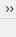
<?xml version="1.0" encoding="UTF-8"?>
<ui version="4.0">
 <class>MainWindow</class>
 <widget class="QMainWindow" name="MainWindow">
  <property name="geometry">
   <rect>
    <x>0</x>
    <y>0</y>
    <width>16</width>
    <height>37</height>
   </rect>
  </property>
  <property name="windowTitle">
   <string>Gomoku - Blue vs Red</string>
  </property>
  <property name="fixedSize" stdset="0">
   <size>
    <width>400</width>
    <height>465</height>
   </size>
  </property>
  <widget class="QWidget" name="centralWidget">
   <widget class="QLabel" name="fieldLabel">
    <property name="geometry">
     <rect>
      <x>12</x>
      <y>55</y>
      <width>375</width>
      <height>375</height>
     </rect>
    </property>
    <property name="text">
     <string/>
    </property>
   </widget>
   <widget class="QLabel" name="statusLabel">
    <property name="geometry">
     <rect>
      <x>0</x>
      <y>0</y>
      <width>400</width>
      <height>40</height>
     </rect>
    </property>
    <property name="styleSheet">
     <string>
      font-size: 20pt;
      qproperty-alignment: AlignCenter;
     </string>
    </property>
    <property name="text">
     <string/>
    </property>
   </widget>
  </widget>
  <widget class="QMenuBar" name="menuBar">
   <property name="geometry">
    <rect>
     <x>0</x>
     <y>0</y>
     <width>16</width>
     <height>21</height>
    </rect>
   </property>
   <widget class="QMenu" name="menuFile">
    <property name="title">
     <string>File</string>
    </property>
    <addaction name="action_NewGame"/>
    <addaction name="separator"/>
    <addaction name="action_About"/>
   </widget>
   <addaction name="menuFile"/>
   <addaction name="action_Screenshot"/>
  </widget>
  <action name="action_NewGame">
   <property name="text">
    <string>New Game</string>
   </property>
  </action>
  <action name="action_About">
   <property name="text">
    <string>About</string>
   </property>
  </action>
  <action name="action_Screenshot">
   <property name="text">
    <string>Screenshot</string>
   </property>
  </action>
 </widget>
 <resources/>
 <connections>
  <connection>
   <sender>action_NewGame</sender>
   <signal>triggered()</signal>
   <receiver>MainWindow</receiver>
   <slot>newGame()</slot>
   <hints>
    <hint type="sourcelabel">
     <x>-1</x>
     <y>-1</y>
    </hint>
    <hint type="destinationlabel">
     <x>20</x>
     <y>20</y>
    </hint>
   </hints>
  </connection>
  <connection>
   <sender>action_Screenshot</sender>
   <signal>triggered()</signal>
   <receiver>MainWindow</receiver>
   <slot>saveScreenshot()</slot>
   <hints>
    <hint type="sourcelabel">
     <x>-1</x>
     <y>-1</y>
    </hint>
    <hint type="destinationlabel">
     <x>20</x>
     <y>20</y>
    </hint>
   </hints>
  </connection>
  <connection>
   <sender>action_About</sender>
   <signal>triggered()</signal>
   <receiver>MainWindow</receiver>
   <slot>showAboutDialog()</slot>
   <hints>
    <hint type="sourcelabel">
     <x>-1</x>
     <y>-1</y>
    </hint>
    <hint type="destinationlabel">
     <x>20</x>
     <y>20</y>
    </hint>
   </hints>
  </connection>
 </connections>
</ui>
